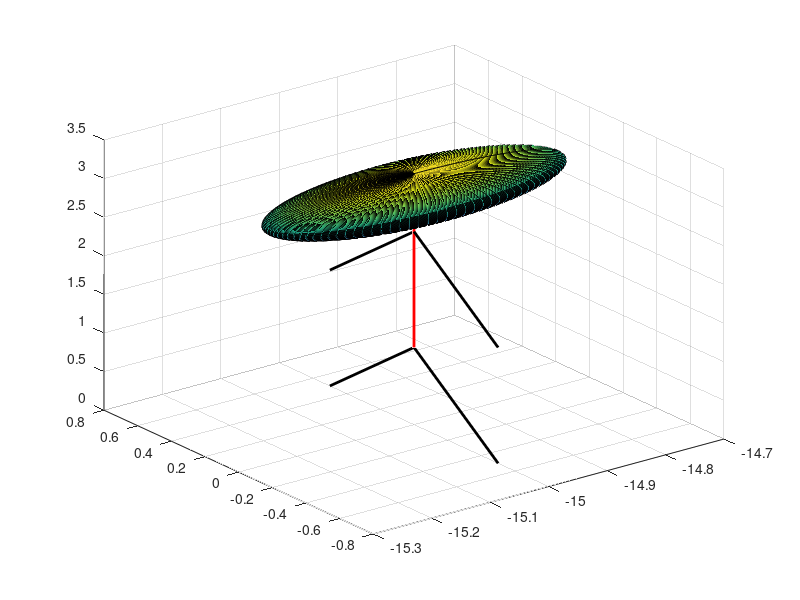

Write MATLAB code to recreate this figure.
homePlayerPosX = [-60 -40 -40 -5 -5 -15];
homePlayerPosY = [0 20 -20 20 -20 0];

for i = 1:6
    
    % Position %
        homePlayers(i).xPos = homePlayerPosX(i);
        homePlayers(i).yPos = homePlayerPosY(i);
    % Position %
    
    % Possession %
        homePlayers(i).poss = 0;
    % Possession %
    
    % Face %
    r = 0.25;
    [X,Y,Z] = sphere(100);
    homePlayers(i).face = surf(X * r + homePlayerPosX(i), Y * r + homePlayerPosY(i), Z * r + 3);
    % Face %

    % Body %
    xLine = [homePlayerPosX(i) homePlayerPosX(i)];
    yLine = [homePlayerPosY(i) homePlayerPosY(i)];
    zLine = [1 3]; 
    homePlayers(i).body = line(xLine, yLine, zLine , 'color', 'r', 'linewidth', 2);
    % Body %

    % Legs %
    xLine = [homePlayerPosX(i) homePlayerPosX(i)];
    yLine = [homePlayerPosY(i) homePlayerPosY(i)+0.5];
    zLine = [1 0]; 
    homePlayers(i).leg1 = line(xLine, yLine, zLine , 'color', [0, 0, 0], 'linewidth', 2);

    xLine = [homePlayerPosX(i) homePlayerPosX(i)];
    yLine = [homePlayerPosY(i) homePlayerPosY(i)-0.5];
    zLine = [1 0]; 
    homePlayers(i).leg2 = line(xLine, yLine, zLine , 'color', [0, 0, 0], 'linewidth', 2);
    % Legs %

    % Arms %
    xLine = [homePlayerPosX(i) homePlayerPosX(i)];
    yLine = [homePlayerPosY(i) homePlayerPosY(i)+0.5];
    zLine = [2.5 1.5]; 
    homePlayers(i).arm1 = line(xLine, yLine, zLine , 'color', [0, 0, 0], 'linewidth', 2);

    xLine = [homePlayerPosX(i) homePlayerPosX(i)];
    yLine = [homePlayerPosY(i) homePlayerPosY(i)-0.5];
    zLine = [2.5 1.5]; 
    homePlayers(i).arm2 = line(xLine, yLine, zLine , 'color', [0, 0, 0], 'linewidth', 2);
    % Arms %
end